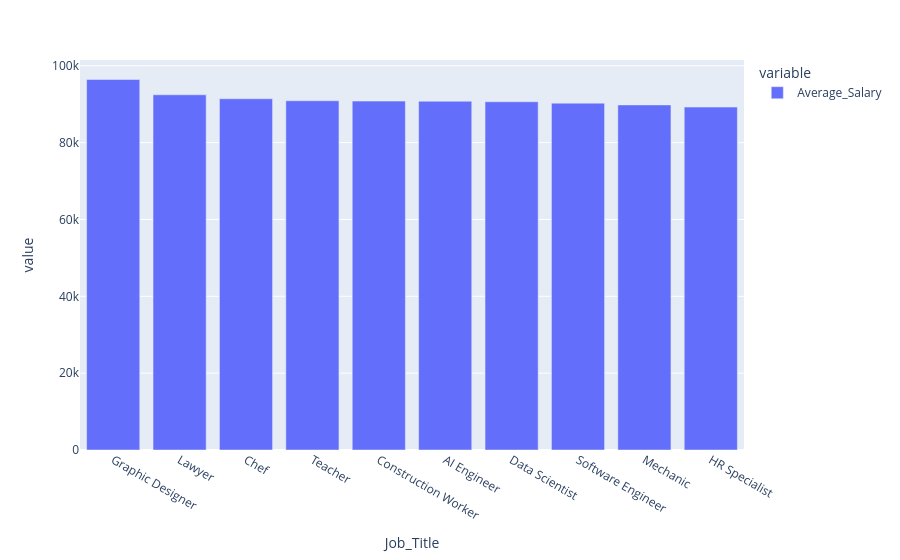

The notebook cell saved with this chart:
### Code cell
fig = px.bar(
    top_salary.head(10)
)

fig.show()

### Figure 1 — Plotly figure (JSON) as saved in the notebook; plotly's stock layout.template omitted (floating-point values rounded to 4 significant figures)
{"data": [{"hovertemplate": "variable=Average_Salary<br>Job_Title=%{x}<br>value=%{y}<extra></extra>", "legendgroup": "Average_Salary", "marker": {"color": "#636efa", "pattern": {"shape": ""}}, "name": "Average_Salary", "orientation": "v", "showlegend": true, "textposition": "auto", "type": "bar", "x": ["Graphic Designer", "Lawyer", "Chef", "Teacher", "Construction Worker", "AI Engineer", "Data Scientist", "Software Engineer", "Mechanic", "HR Specialist"], "xaxis": "x", "y": [96420.0, 92440.0, 91410.0, 90890.0, 90800.0, 90760.0, 90630.0, 90260.0, 89810.0, 89240.0], "yaxis": "y"}], "layout": {"barmode": "relative", "legend": {"title": {"text": "variable"}, "tracegroupgap": 0}, "margin": {"t": 60}, "xaxis": {"anchor": "y", "domain": [0, 1], "title": {"text": "Job_Title"}}, "yaxis": {"anchor": "x", "domain": [0, 1], "title": {"text": "value"}}}}
